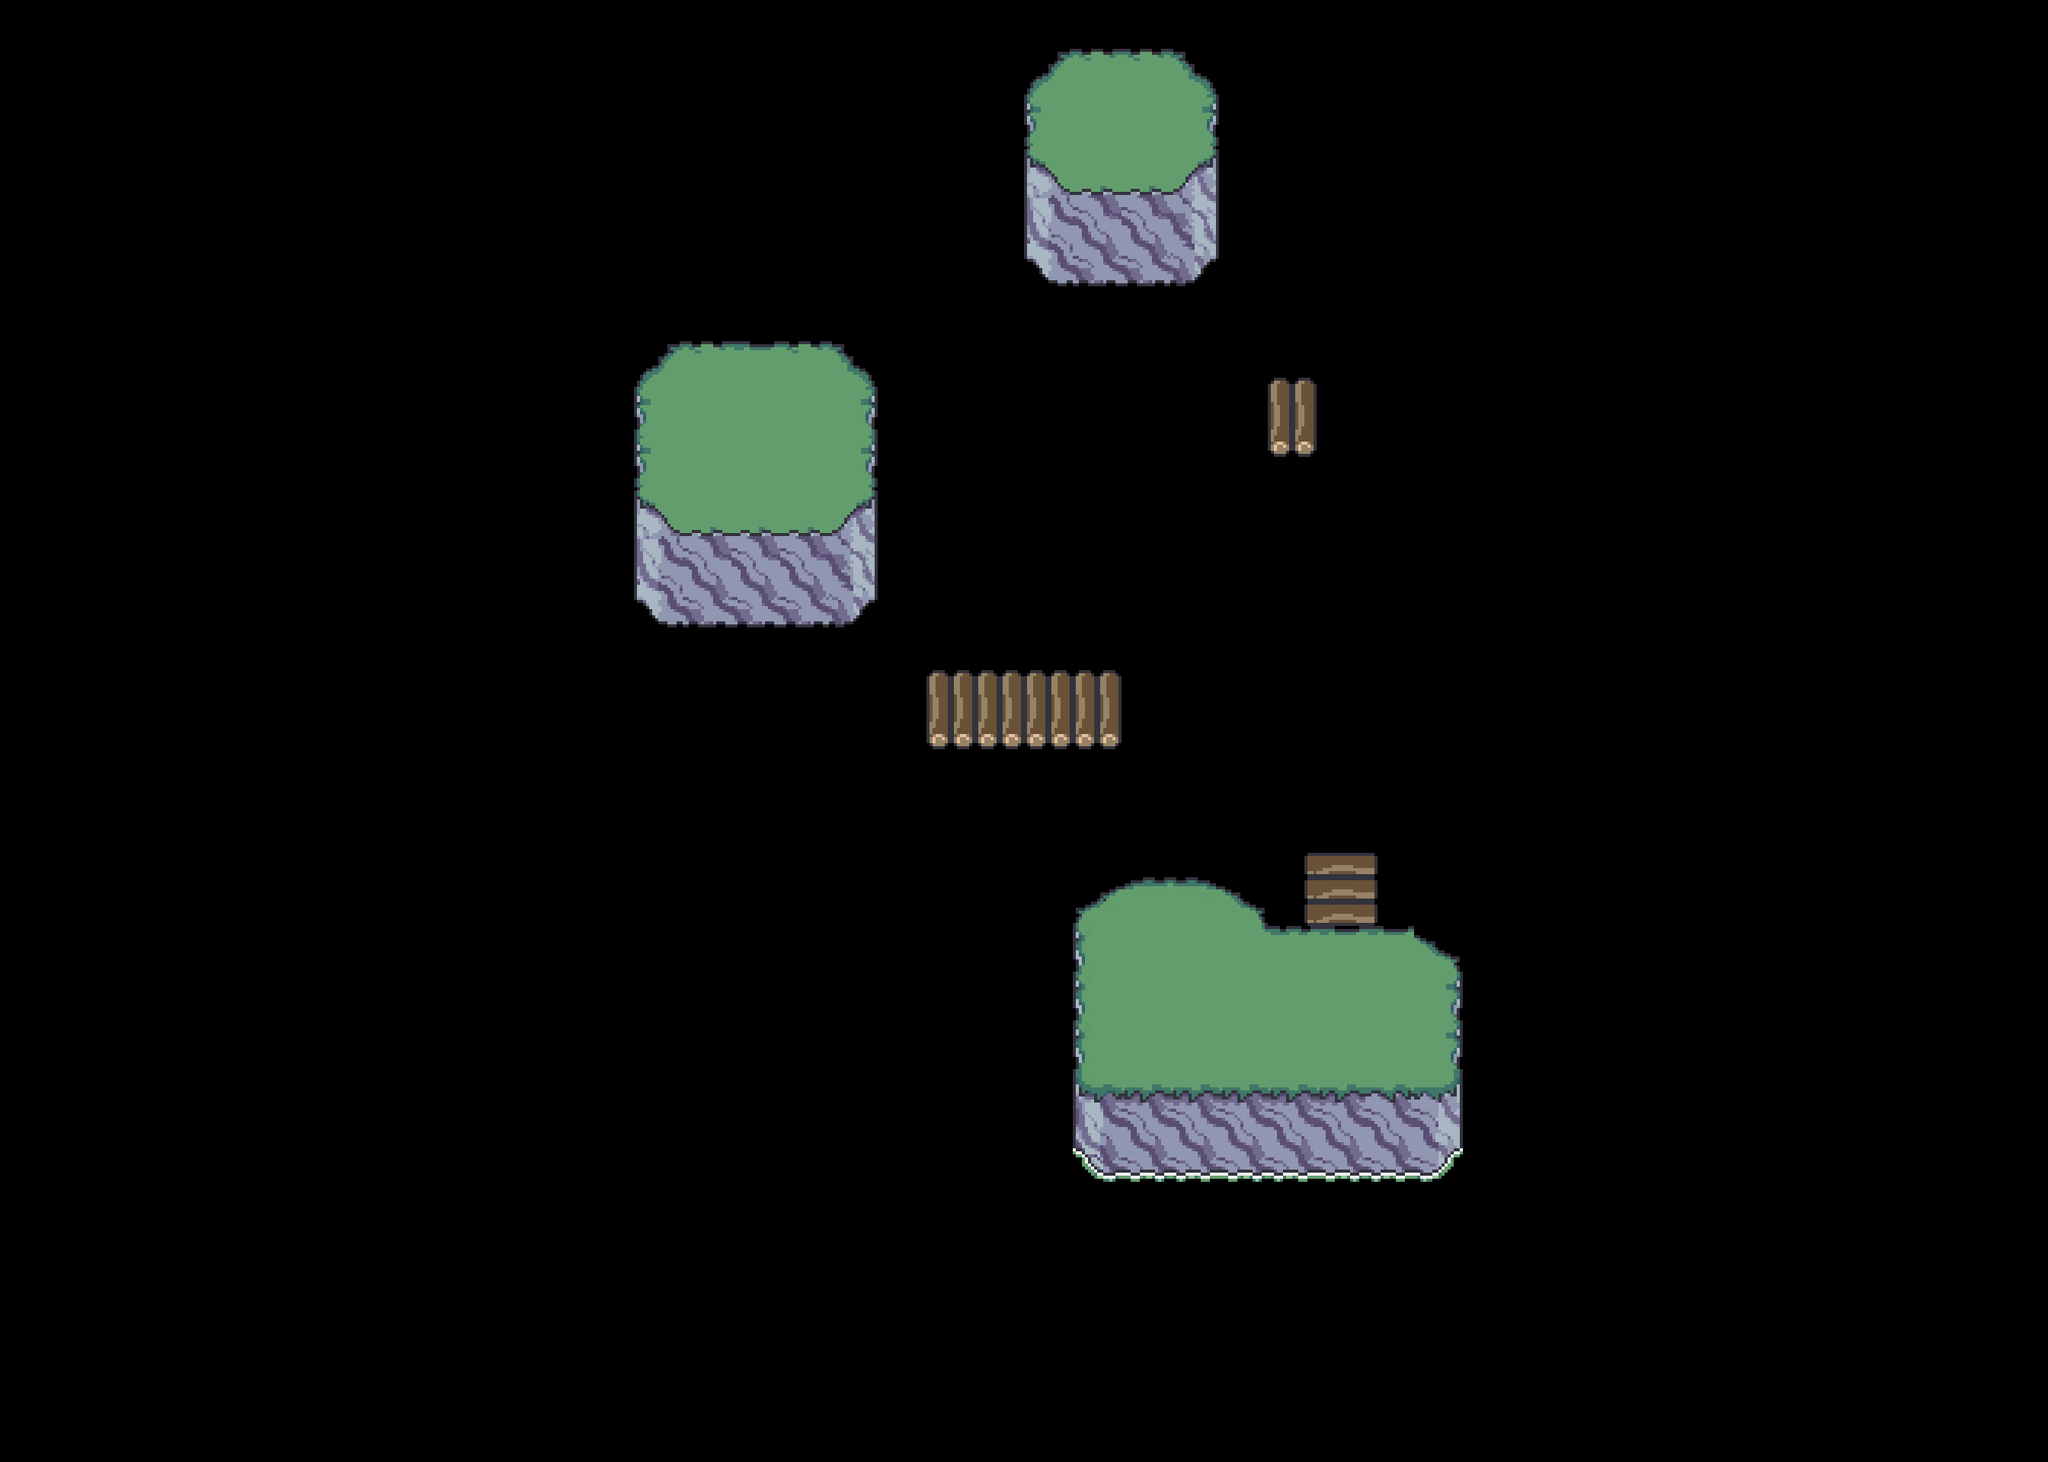

Rendered tile map (Tiled .tmx) drawn with the repository's tilesets; below, a short description and the map source with its tile grids summarised:
An orthogonal 42x30 tile map with 64x64 px tiles, 1 tile layer (top), 1 hidden layer not drawn, 3 tilesets and 160 objects (91x grass, 41x palm, 17x stone, 6x Node).

<map version="1.10" tiledversion="1.11.0" orientation="orthogonal" renderorder="right-down" width="42" height="30" tilewidth="64" tileheight="64" infinite="0" nextlayerid="7" nextobjectid="239">
 <tileset firstgid="1" source="../tilesets/overworld.tsx" />
 <tileset firstgid="127" source="../tilesets/map objects.tsx" />
 <tileset firstgid="134" source="../tilesets/editor_paths.tsx" />
 <layer id="1" name="main" width="42" height="30" visible="0">
  <data>[1260 cells, 235 non-empty, 36 distinct tile ids]</data>
 </layer>
 <layer id="2" name="top" width="42" height="30">
  <data>[1260 cells, 126 non-empty, 50 distinct tile ids]</data>
 </layer>
 <objectgroup id="4" name="Nodes">
  <object id="62" name="Node" x="640" y="768" width="64" height="64">
   <properties>
    <property name="down" value="1" />
    <property name="stage" type="int" value="0" />
   </properties>
  </object>
  <object id="63" name="Node" x="960" y="896" width="64" height="64">
   <properties>
    <property name="left" value="1r" />
    <property name="right" value="3" />
    <property name="stage" type="int" value="1" />
    <property name="up" value="2" />
   </properties>
  </object>
  <object id="64" name="Node" x="1728" y="960" width="64" height="64">
   <properties>
    <property name="down" value="4" />
    <property name="right" value="5" />
    <property name="stage" type="int" value="3" />
    <property name="up" value="3r" />
   </properties>
  </object>
  <object id="65" name="Node" x="1408" y="512" width="64" height="64">
   <properties>
    <property name="right" value="5r" />
    <property name="stage" type="int" value="5" />
   </properties>
  </object>
  <object id="66" name="Node" x="1536" y="1280" width="64" height="64">
   <properties>
    <property name="right" value="4r" />
    <property name="stage" type="int" value="4" />
   </properties>
  </object>
  <object id="67" name="Node" x="1024" y="512" width="64" height="64">
   <properties>
    <property name="left" value="2r" />
    <property name="stage" type="int" value="2" />
   </properties>
  </object>
 </objectgroup>
 <objectgroup id="6" name="Paths">
  <object id="155" x="1728" y="960">
   <properties>
    <property name="end" type="int" value="4" />
    <property name="path_id" type="int" value="4" />
    <property name="start" type="int" value="3" />
   </properties>
   <polygon points="0,0 0,320 -192,320" />
  </object>
  <object id="159" x="640" y="768">
   <properties>
    <property name="end" type="int" value="1" />
    <property name="path_id" type="int" value="1" />
    <property name="start" type="int" value="0" />
   </properties>
   <polygon points="0,0 0,128 320,128" />
  </object>
  <object id="162" x="960" y="896">
   <properties>
    <property name="end" type="int" value="2" />
    <property name="path_id" type="int" value="2" />
    <property name="start" type="int" value="1" />
   </properties>
   <polygon points="0,0 0,-384 64,-384" />
  </object>
  <object id="163" x="1728" y="960">
   <properties>
    <property name="end" type="int" value="5" />
    <property name="path_id" type="int" value="5" />
    <property name="start" type="int" value="4" />
   </properties>
   <polygon points="0,0 128,0 128,-448 -320,-448" />
  </object>
  <object id="165" x="960" y="896">
   <properties>
    <property name="end" type="int" value="3" />
    <property name="path_id" type="int" value="3" />
    <property name="start" type="int" value="1" />
   </properties>
   <polygon points="0,0 768,0 768,64" />
  </object>
 </objectgroup>
 <objectgroup id="3" name="Objects" visible="0">
  <object id="1" name="palm" gid="127" x="1049.5" y="847.5" width="100" height="128" />
  <object id="2" name="palm" gid="127" x="748" y="751" width="100" height="128" />
  <object id="3" name="palm" gid="127" x="592.25" y="1039.25" width="100" height="128" />
  <object id="4" name="palm" gid="127" x="896" y="1088" width="100" height="128" />
  <object id="5" name="palm" gid="127" x="1124" y="701.5" width="100" height="128" />
  <object id="6" name="palm" gid="127" x="991" y="504" width="100" height="128" />
  <object id="7" name="palm" gid="127" x="837.5" y="517" width="100" height="128" />
  <object id="8" name="palm" gid="127" x="694.5" y="698.5" width="100" height="128" />
  <object id="9" name="grass" gid="132" x="1041.5" y="516" width="36" height="20" />
  <object id="11" name="grass" gid="129" x="813.5" y="942" width="28" height="16" />
  <object id="12" name="grass" gid="129" x="743" y="859" width="28" height="16" />
  <object id="13" name="grass" gid="129" x="674.5" y="785.5" width="28" height="16" />
  <object id="14" name="grass" gid="129" x="641" y="819.5" width="28" height="16" />
  <object id="15" name="grass" gid="129" x="666.5" y="936.5" width="28" height="16" />
  <object id="16" name="grass" gid="129" x="846.5" y="1014.5" width="28" height="16" />
  <object id="17" name="grass" gid="129" x="1148.5" y="879" width="28" height="16" />
  <object id="18" name="grass" gid="130" x="1123.5" y="837.5" width="28" height="20" />
  <object id="19" name="grass" gid="130" x="1536" y="448" width="28" height="20" />
  <object id="20" name="grass" gid="130" x="960" y="640" width="28" height="20" />
  <object id="21" name="grass" gid="130" x="1167.5" y="708" width="28" height="20" />
  <object id="22" name="grass" gid="130" x="1098.5" y="841.5" width="28" height="20" />
  <object id="23" name="grass" gid="130" x="1159.5" y="1001.5" width="28" height="20" />
  <object id="24" name="grass" gid="130" x="1183" y="1032.5" width="28" height="20" />
  <object id="25" name="grass" gid="130" x="1030" y="1090" width="28" height="20" />
  <object id="26" name="grass" gid="130" x="890.5" y="1081" width="28" height="20" />
  <object id="27" name="grass" gid="132" x="1013.5" y="906.5" width="36" height="20" />
  <object id="28" name="grass" gid="132" x="1078" y="970" width="36" height="20" />
  <object id="29" name="grass" gid="132" x="955.5" y="1008.5" width="36" height="20" />
  <object id="30" name="grass" gid="132" x="875.5" y="920.5" width="36" height="20" />
  <object id="31" name="grass" gid="132" x="831" y="880" width="36" height="20" />
  <object id="32" name="grass" gid="132" x="710.5" y="943" width="36" height="20" />
  <object id="33" name="grass" gid="132" x="714.5" y="989" width="36" height="20" />
  <object id="34" name="grass" gid="132" x="789.5" y="1014" width="36" height="20" />
  <object id="35" name="grass" gid="132" x="656" y="881" width="36" height="20" />
  <object id="36" name="grass" gid="132" x="727.5" y="706" width="36" height="20" />
  <object id="37" name="grass" gid="132" x="694" y="661.5" width="36" height="20" />
  <object id="38" name="grass" gid="132" x="599" y="697.5" width="36" height="20" />
  <object id="39" name="grass" gid="132" x="768" y="756.5" width="36" height="20" />
  <object id="40" name="grass" gid="132" x="768" y="756.5" width="36" height="20" />
  <object id="41" name="grass" gid="132" x="768" y="756.5" width="36" height="20" />
  <object id="42" name="palm" gid="127" x="1571" y="374" width="100" height="128" />
  <object id="43" name="palm" gid="127" x="1263" y="278" width="100" height="128" />
  <object id="44" name="palm" gid="127" x="1534" y="438" width="100" height="128" />
  <object id="45" name="palm" gid="127" x="1740" y="477" width="100" height="128" />
  <object id="46" name="palm" gid="127" x="1874" y="467" width="100" height="128" />
  <object id="47" name="palm" gid="127" x="1880" y="1024" width="100" height="128" />
  <object id="48" name="palm" gid="127" x="1675.33" y="880.667" width="100" height="128" />
  <object id="49" name="palm" gid="127" x="1498" y="891" width="100" height="128" />
  <object id="50" name="palm" gid="127" x="779" y="853" width="100" height="128" />
  <object id="51" name="palm" gid="127" x="1354" y="146" width="100" height="128" />
  </objectgroup>
</map>
<!-- 99 of 160 objects omitted -->
